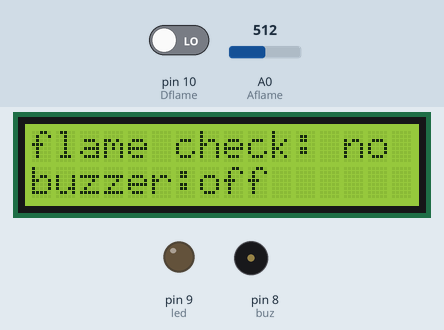
Bench run of a sketch on a simulated Arduino Uno, built with avr-gcc and run on an emulated ATmega328P. On the bench: 16×2 character LCD, output pins drawn as LEDs (lit = HIGH), buzzer (waves = sounding). The inputs (shaded band) are chosen by the test bench; at power-on: pin 10 (Dflame) LOW, A0 (Aflame) = 512. What the sketch prints to the serial monitor is not drawn.

Above: at 1.2 s.
1.3 s: pin 10 (Dflame) driven HIGH
At 2.6 s:
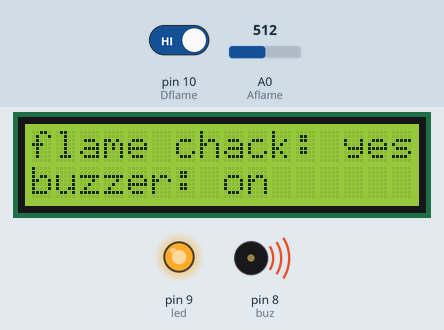
4.3 s: pin 10 (Dflame) driven LOW
At 5.4 s:
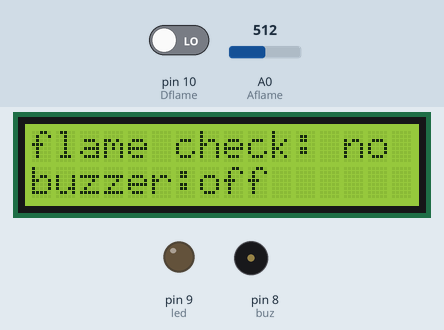
7.3 s: pin 10 (Dflame) driven HIGH
At 7.8 s:
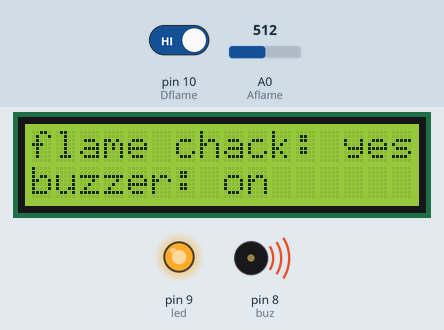
10.3 s: pin 10 (Dflame) driven LOW
At 11.8 s:
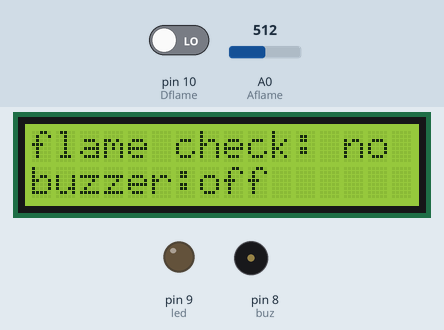
13.3 s: A0 (Aflame) set to 105
16.3 s: A0 (Aflame) set to 91
Timing chart, 0 to 19.3 s (numbered marks = the images above; inputs shaded):
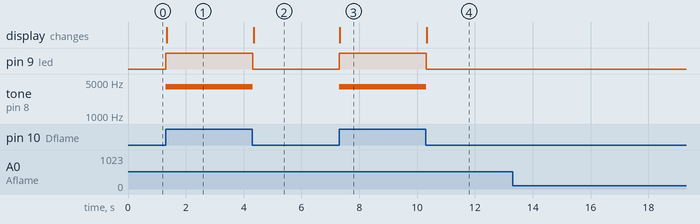

The sketch:

flame_detection.ino
```cpp
#include <LiquidCrystal.h>
int buz = 8;
int led = 9;
int Dflame = 10;
int Aflame = A0;
int Dvalue;
int Avalue;
const int rs = 2, en = 3, d4 = 4, d5 = 5, d6 = 6, d7 = 7;
LiquidCrystal lcd(rs, en, d4, d5, d6, d7);
void setup() {
  // put your setup code here, to run once:
pinMode(buz,OUTPUT);
pinMode(led,OUTPUT);
pinMode(Dflame,INPUT);
pinMode(Aflame,INPUT);
Serial.begin(9600);
lcd.begin(16,2);
}

void loop() {
  // put your main code here, to run repeatedly:
Dvalue = digitalRead(Dflame);
Avalue = analogRead(Aflame);
if (Dvalue == HIGH)
{
  lcd.clear();
  digitalWrite(led,HIGH);
  tone(buz,4000);
  lcd.setCursor(0,0);
  lcd.print("flame chack: yes");
  lcd.setCursor(0,1);
  lcd.print("buzzer: on");
}
else
{
    lcd.clear();
    digitalWrite(led,LOW);
    noTone(buz);
    lcd.setCursor(0,0);
    lcd.print("flame check: no");
    lcd.setCursor(0,1);
    lcd.print("buzzer:off");
}
Serial.print("Aflame : ");
Serial.println(Avalue);
}
```

Measured:
- after the input at 1.3 s, pin 9 (led): LOW → HIGH at once; tone on pin 8 (buz): silent → 4000 Hz at once; the display: changes at once (image 1)
- after the input at 4.3 s, pin 9 (led): HIGH → LOW at once; tone on pin 8 (buz): 4000 Hz → silent at once; the display: changes after 0.05 s (image 2)
- after the input at 7.3 s, pin 9 (led): LOW → HIGH at once; tone on pin 8 (buz): silent → 4000 Hz at once; the display: changes at once (image 3)
- after the input at 10.3 s, pin 9 (led): HIGH → LOW at once; tone on pin 8 (buz): 4000 Hz → silent at once; the display: changes at once (image 4)
- after the input at 13.3 s, every drawn part: stays the same
- after the input at 16.3 s, every drawn part: stays the same
